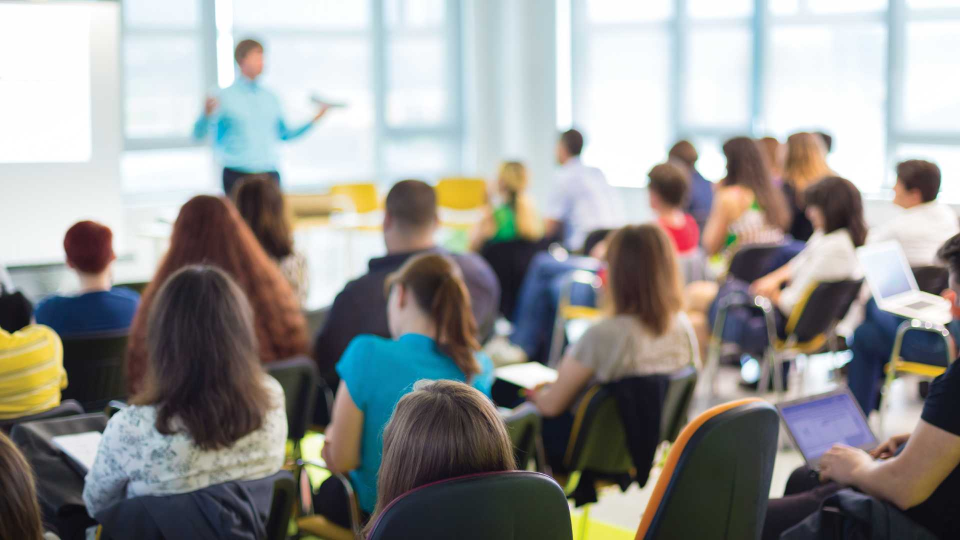
#> input picture myimage.jpg, 1920 x 1080 px, given in place of lena.jpg, which was not available (shown at 1/2 size)
$ jupyter execute Python_Individu7.ipynb   (shell and % lines are left out)   (text cells are left out)
#> lines starting #> are read from the running program, lines starting #| are printed output that depends on the picture; pictures that were not available may be replaced by others from this repository, and a replacement may not be noted
[cell 1]
import sys

[cell 2]
sys.path

[cell 3]
import cv2

[cell 4]
cv2.__version__

[cell 5]
cv2.__file__

[cell 6]
img = cv2.imread("lena.jpg")
#> img is the input picture: shape (1080, 1920, 3); mean B, G, R 146.9, 149.2, 149.4

[cell 7]
type(img)

[cell 8]
img.shape
#> Out = (1080, 1920, 3)

[cell 9]
type(img.shape)

[cell 10]
# tuple unpacking
h, w, c = img.shape
#> h = 1080; w = 1920; c = 3

[cell 11]
h, w, c
#> Out = (1080, 1920, 3)

[cell 12]
h*w
#> Out = 2073600

[cell 13]
img.nbytes #in Bytes
#> Out = 6220800

[cell 14]
img.nbytes/1024 #in kB
#> Out = 6075

[cell 15]
import os

[cell 16]
os.path.getsize("lena.jpg")/1024 # jpeg compresed file (in kB)

[cell 17]
img.ndim #3D
#> Out = 3

[cell 18]
img.min()
#> Out = 0

[cell 19]
img.max()
#> Out = 255

[cell 20]
img.size # n pixel
#> Out = 6220800

[cell 21]
h*w*c # n pixel
#> Out = 6220800

[cell 22]
img[:, :, 0].shape # layer 0 (Blue)
#> Out = (1080, 1920)

[cell 23]
img[:, :, 1].shape # layer 1 (Green)

[cell 24]
img[:, :, 2].shape # layer 2 (Red)

[cell 25]
img[0, 0]
#> Out = [204, 201, 197]

[cell 26]
(B, G, R) = img[200, 200]
#> B = 224; G = 225; R = 221

print("R=%d, G=%d, B=%d" % (R, G, B))
#| R=221, G=225, B=224

[cell 27]
import cv2

[cell 28]
# read image
img = cv2.imread('lena.jpg')

[cell 29]
# show image
cv2.imshow('myapp',img)
cv2.waitKey(0) #display the window infinitely until any keypress
cv2.destroyAllWindows()

[cell 30]
chr(97)

[cell 31]
cv2.destroyAllWindows()

[cell 32]
cv2.imshow('lena.jpg',img)
res = cv2.waitKey(6000) # display the window for 6000 ms (6 s),
#> (key q is pressed here)
                        # if any keypress detected before 6 s,
                        # the window will be closed.
print(res)
cv2.destroyAllWindows()

[cell 33]
# show image
cv2.imshow('lena.jpg',img)
res = cv2.waitKey(4000)
#> (key q is pressed here)
print('You pressed : %s' % chr(res) if res >=0 and res <= 127 else '<unknown>')
cv2.destroyAllWindows()

[cell 34]
import matplotlib.pyplot as plt

plt.imshow(img)

[cell 35]
img_rgb = img[:,:,::-1] # numpy reverse matrix (BGR to RGB)
plt.imshow(img_rgb)

[cell 36]
img_red = img[:,:, 2]
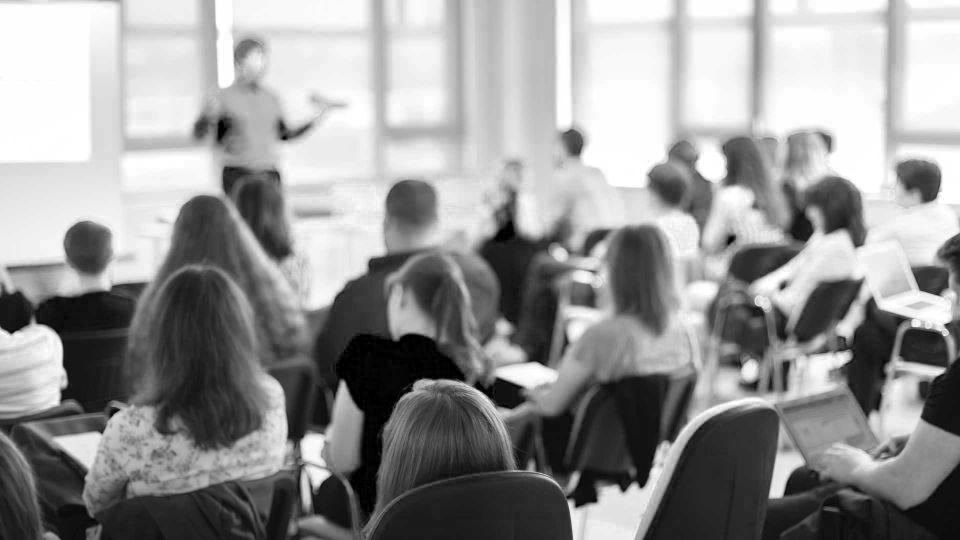
#> img_red: shape (1080, 1920) (shown at 1/2 size); min 0, max 255, mean 149.4

plt.imshow(img_red, cmap='gray')

[cell 37]
img_green = img[:,:, 1]
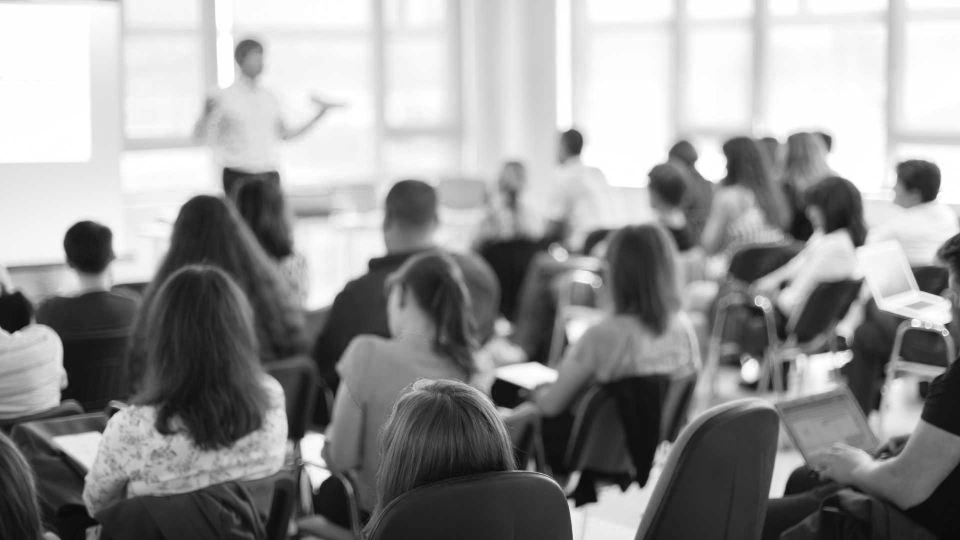
#> img_green: shape (1080, 1920) (shown at 1/2 size); min 0, max 255, mean 149.2

plt.imshow(img_green, cmap='gray')

[cell 38]
img_blue = img[:,:, 0]
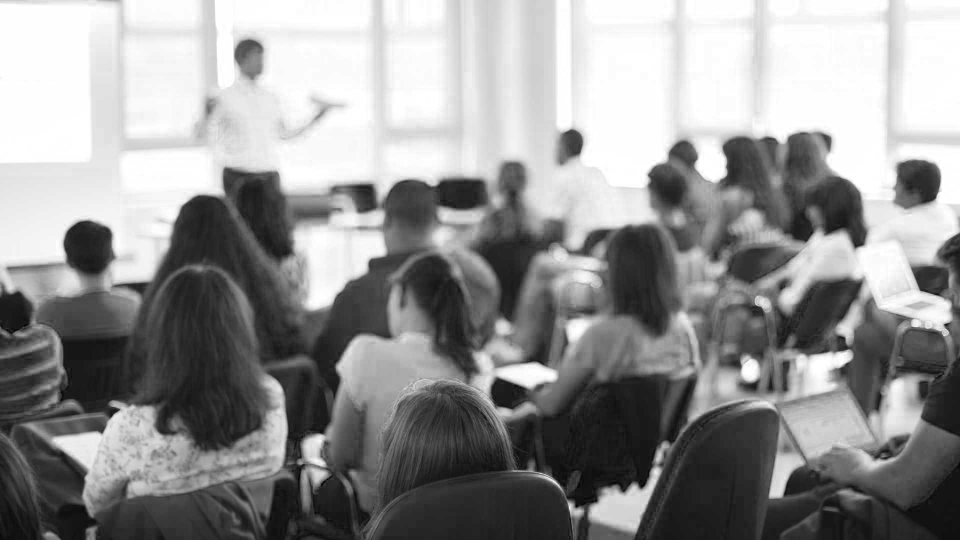
#> img_blue: shape (1080, 1920) (shown at 1/2 size); min 0, max 255, mean 146.9

plt.imshow(img_blue, cmap='gray')

[cell 39]
import numpy as np

[cell 40]
a = np.arange(5)

[cell 41]
a

[cell 42]
a[0:5]

[cell 43]
a[0:5:2]

[cell 44]
a[::-1] # reverse dari [0, 1, 2, 3, 4]

[cell 45]
a[1::-1] # reverse, step -1, -> 1, 0

[cell 46]
a[:-3:-1] # reverse, step -1, start 4, 3

[cell 47]
img_rgb = cv2.cvtColor(img, cv2.COLOR_BGR2RGB) # convert BGR to RGB color
plt.imshow(img_rgb)

[cell 48]
# task 2 GUI image using OpenCV GUI

[cell 49]
# show image
img1= cv2.imread('lena.jpg')
img2= cv2.imread('myimage.jpg')
cv2.imshow('myapp 1',img1)
cv2.imshow('myapp 2',img2)
cv2.waitKey(0) #display the window infinitely until any keypress
cv2.destroyAllWindows()

[cell 50]
# show image
cv2.imwrite('saved_lena.jpg', img)
#> Out = True

[cell 51]
# load video
cap = cv2.VideoCapture('video.mp4')

# iterate for each frame in video
while cap.isOpened():

    # get image on each frame
    ret, frame = cap.read()
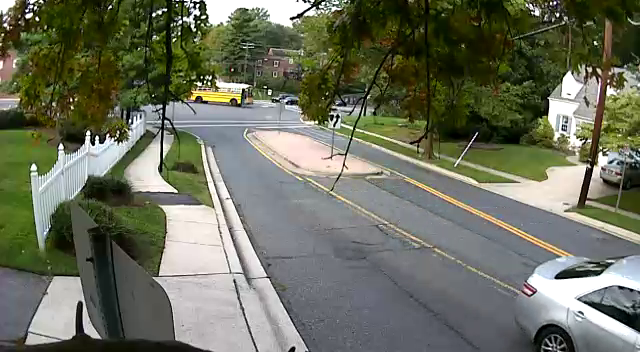
#> input picture frame 66 of video.mp4, 640 x 352 px
#> frame is the input picture: shape (352, 640, 3); mean B, G, R 94.2, 111.9, 108.2

    # show image
    cv2.imshow('Frame',frame)

    # wait 25ms per frame and close using 'q'
    if cv2.waitKey(25) == ord('q'):
#> (key q is pressed here)
          break

#close video
cap.release()
#close window
cv2.destroyAllWindows()

[cell 52]
#close video
cap.release()
#close window
cv2.destroyAllWindows()

[cell 53]
# load video
cap = cv2.VideoCapture('video.mp4')

# iterate for each frame in video
while cap.isOpened():

    # get image on each frame
    ret, frame = cap.read()
    if ret == True:

        # show image
        cv2.imshow('Frame',frame)

        # wait 25ms per frame and close using 'q'
        if cv2.waitKey(25) == ord('q'):
#> (key q is pressed here)
              break
        if cv2.waitKey(25) == ord('s'):
            cv2.imwrite("foto_from_video.jpg", frame)
            print("foto captured!")
    else:
        break

#close video
cap.release()
#close window
cv2.destroyAllWindows()

[cell 54]
cap = cv2.VideoCapture(1)
ret, frame = cap.read()

if ret :
    cv2.imwrite("my_photo_2.jpg", frame)
else :
    print("can't save photo")

#close video
cap.release()

[cell 55]
cap = cv2.VideoCapture(0)

cap.set(cv2.CAP_PROP_FRAME_WIDTH, 320)
cap.set(cv2.CAP_PROP_FRAME_HEIGHT, 240)

# Define the codec and create VideoWriter object
# fourcc is a 4-byte code used to specify the video codec
fourcc = cv2.VideoWriter_fourcc(*'MP4V') # fourcc for .avi

out = cv2.VideoWriter('output_2.mp4',fourcc, 20, (320,240)) # name, fourcc, fps, size

cv2.VideoWriter
while(cap.isOpened()):
    ret, frame = cap.read()
    if ret:

        # write the flipped frame
        out.write(frame)

        cv2.imshow('frame',frame)
        key = cv2.waitKey(1)
#> (key q is pressed here)
